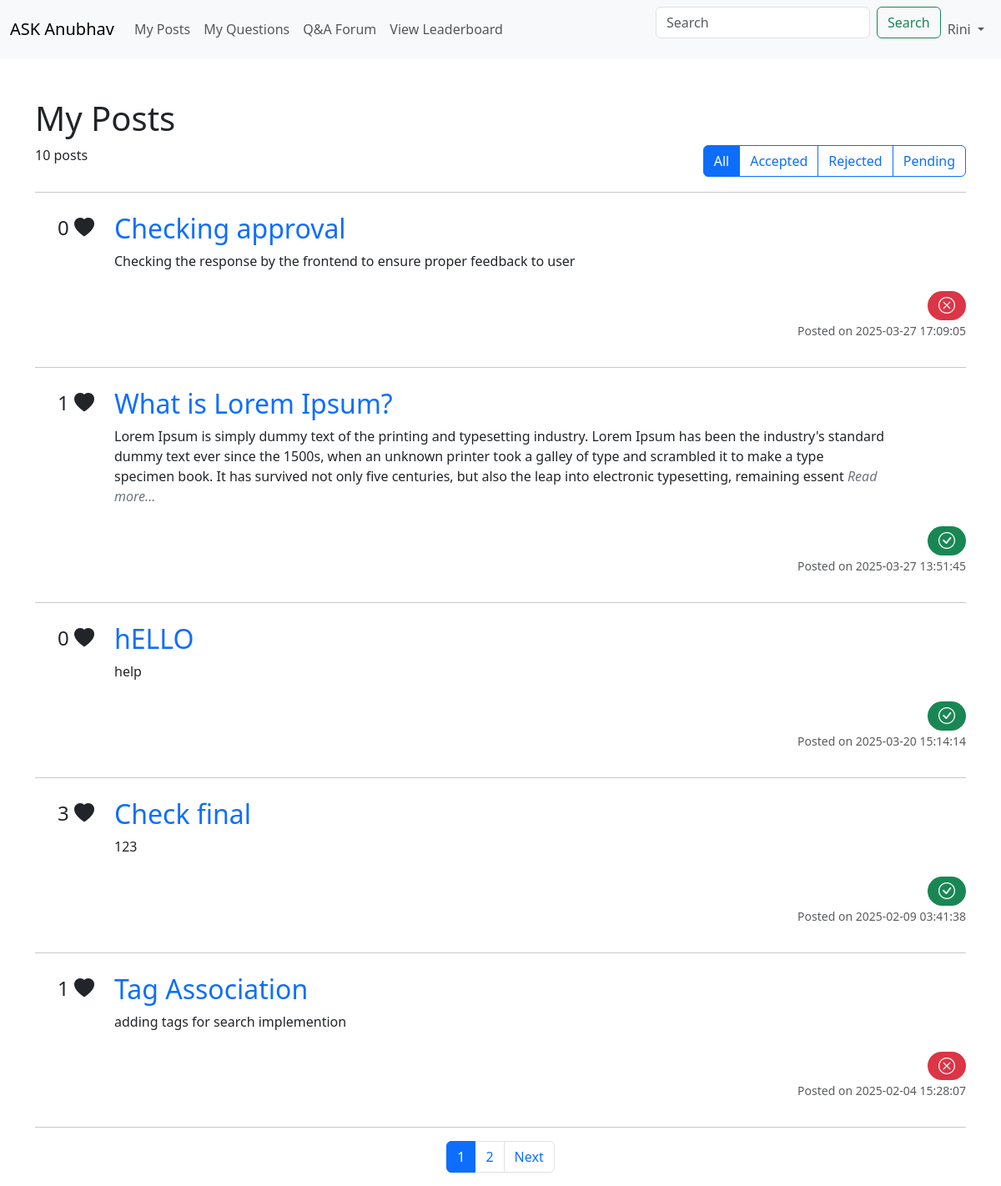
Page /my_posts (signed in) on the earlier database version.
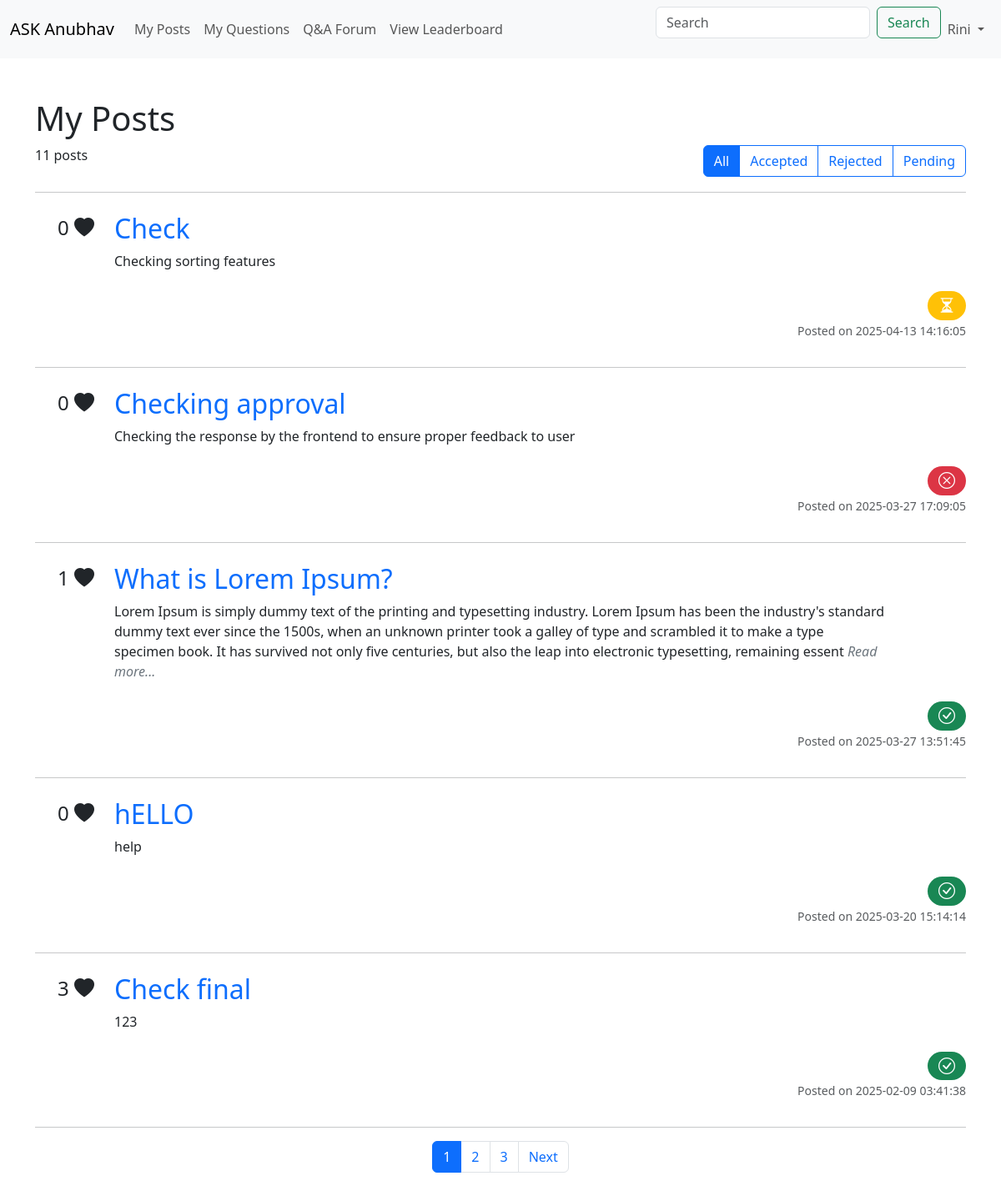
Same page on the later database version.
### merged.py (models this page shows, shortened)
class PostApproval(db.Model):
    __tablename__ = 'post_approval'
    id = db.Column(db.Integer, primary_key=True)
    post_id = db.Column(db.Integer, db.ForeignKey('post.id'), nullable=False)
    status = db.Column(db.String(20), default='pending')  # 'pending', 'approved', 'rejected'
    remark = db.Column(db.Text)
    approver_id = db.Column(db.Integer, nullable=True)  # ID of the faculty who approved/rejected
    approval_date = db.Column(db.DateTime, default=datetime.utcnow)
    post = db.relationship('Post', back_populates='approval')

class Post(db.Model):
    __tablename__ = 'post'
    id = db.Column(db.Integer, primary_key=True)
    title = db.Column(db.String(100), nullable=False)
    body = db.Column(db.Text, nullable=False)
    keywords = db.Column(db.String(255))
    date_of_post = db.Column(db.DateTime, default=lambda: datetime.now(timezone.utc))
    student_id = db.Column(db.Integer, nullable=False)
    like_count = db.Column(db.Integer, default=0)
    tags = db.relationship('Tag', secondary=post_tags, lazy='subquery', backref=db.backref('posts', lazy=True))
    approval = db.relationship('PostApproval', uselist=False, back_populates='post')

### merged.py (the view)
@app.route('/my_posts')
@student_required
def my_posts():
    try:
        if 'student_id' not in session:
            flash("Please log in to view your posts.", "warning")
            return redirect(url_for('login'))
        page = request.args.get('page', 1, type=int)
        sort = request.args.get('sort', 'latest')  # Default sort is latest
        student_id = session.get('student_id')
        total_posts = Post.query.filter_by(student_id=student_id).count()
        username = session.get('username')
        posts_query = db.session.query(
            Post, PostApproval.status
        ).outerjoin(PostApproval, Post.id == PostApproval.post_id).filter(
            Post.student_id == student_id
        ).order_by(Post.date_of_post.desc())
        if sort == 'accepted':
            posts_query = posts_query.filter(func.lower(PostApproval.status) == 'approved').order_by(Post.date_of_post.desc())
        elif sort == 'rejected':
            posts_query = posts_query.filter(func.lower(PostApproval.status) == 'rejected').order_by(Post.date_of_post.desc())
        elif sort == 'pending':
            posts_query = posts_query.filter(PostApproval.post_id == None).order_by(Post.date_of_post.desc())
        elif sort == 'likes':
            posts_query = posts_query.order_by(Post.like_count.desc())
        else:
            posts_query = posts_query.order_by(Post.date_of_post.desc())
        filtered_post_count = posts_query.count()
        pagination = posts_query.paginate(page=page, per_page=5, error_out=False)
        posts = pagination.items
        return render_template(
            'ASK_Anubhav/Student/my_posts.html',
            posts=posts,
            pagination=pagination,
            student_id=student_id,
            username=username,
            total_posts=filtered_post_count,
            current_sort=sort
        )
    except Exception as e:
        flash(f"An error occurred while fetching your posts: {str(e)}", "danger")
        print("An error occurred while fetching your posts")
        return redirect(url_for('index'))

### merged.py (called while the page is built)
@app.context_processor
def inject_session():
    try:
        return dict(session=session)  # Inject session into all templates
    except Exception as e:
        print("Session not created due to: {str(e)}")
        return dict(session={})

def student_required(f):
    @wraps(f)
    def decorated_function(*args, **kwargs):
        if session.get('is_faculty') != 0:
            flash("Access restricted to students only!", "danger")
            return redirect(url_for('index'))  # Redirect to homepage
        return f(*args, **kwargs)
    return decorated_function

### templates/ASK_Anubhav/Student/my_posts.html (shortened to what the changed rows need)
<!DOCTYPE html>
<html lang="en">
<head>
    <link rel="stylesheet" href="./static/ASK_Anubhav/Student/style1.css" />
    <link
      href="https://cdn.jsdelivr.net/npm/bootstrap@5.3.3/dist/css/bootstrap.min.css"
      rel="stylesheet"
    />
    <link href="https://cdn.jsdelivr.net/npm/bootstrap-icons/font/bootstrap-icons.css" rel="stylesheet">
</head>
<body>
    <div class="container">
      <div class="row mt-5">
        <div class="col-md-9 ">
          <h1>My Posts</h1>
        </div>
      </div>
      <div class="row">
        <div class="col-3 col-sm-3 col-md-3 col-xs-3">
          <p>{{ total_posts }} posts</p>
        </div>
      <div>
        <hr />
        {% for post, approval_status in posts %}
        <div class="row mt-4" onclick="window.location='{{ url_for('post_details', post_id=post.id) }}';"
         style="cursor: pointer;">
          <div class="col-1 col-sm-1 col-md-1 col-xs-1 text-end">
            <p style="font-size: 24px;">{{ post.like_count }} <i class="bi bi-heart-fill"></i></p>
          </div>
          <div class="col-10 col-sm-10 col-md-10 col-xs-10">
            <a class="anchor-tag" href="{{ url_for('post_details', post_id=post.id) }}" style="text-decoration:none;">
              <h2>{{ post.title }}</h2>
            </a>
            <p>{{ post.body[:350] }}
            {% if post.body|length > 350 %} <span style="color: #6c757d; font-style: italic;">Read more...<span> {% endif %}
            </p>
          </div>
          <div class="mt-2 text-end">
            {% if post.approval and post.approval.status.lower() in ["approved", "rejected"] %}
                    {% if post.approval.status.lower() == "approved" %}
                        <span class="badge bg-success rounded-pill fs-5" title="Approved"><i class="bi bi-check-circle"></i></span>
                    {% elif post.approval.status.lower() == "rejected" %}
                        <span class="badge bg-danger rounded-pill fs-5" title="Rejected"><i class="bi bi-x-circle"></i></span>
                    {% else %}
                        <span class="badge bg-warning rounded-pill fs-5" title="Pending"><i class="bi bi-hourglass-split"></i></span>
                    {% endif %}
            {% else %}
                        <span class="badge bg-warning rounded-pill fs-5" title="Pending"><i class="bi bi-hourglass-split"></i></span>
            {% endif %}
          </div>
        </div>
          <div class="row">
            <div class="text-end">
              <p class="">
                <small class="text-body-secondary">Posted on {{ post.date_of_post.strftime('%Y-%m-%d %H:%M:%S') }}</small>
              </p>
            </div>
          </div>
      <hr />
      {% endfor %}
    </div>
  <nav>
    <ul class="pagination justify-content-center">
      {% for num in pagination.iter_pages() %}
      {% if num %}
      {% if num == pagination.page %}
      <li class="page-item active"><span class="page-link">{{ num }}</span></li>
      {% else %}
      <li class="page-item">
        <a class="page-link" href="{{ url_for('my_posts', page=num, search=search_query, sort=current_sort) }}">{{ num }}</a>
      </li>
      {% endif %}
      {% else %}
      <li class="page-item disabled"><span class="page-link">...</span></li>
      {% endif %}
      {% endfor %}
    </ul>
  </nav>
</body>
</html>

Differences in the rows shown:
no longer on this page (row unchanged): PostApproval: like_count "1", title "Tag Association", body "adding tags for search implemention", status "Rejected" (drawn), date_of_post "2025-02-04 15:28:07"
added Post: like_count "0", title "Check", body "Checking sorting features", date_of_post "2025-04-13 14:16:05"
Other differences:
{{ total_posts }}: "10" → "11"
new list line: "3"
